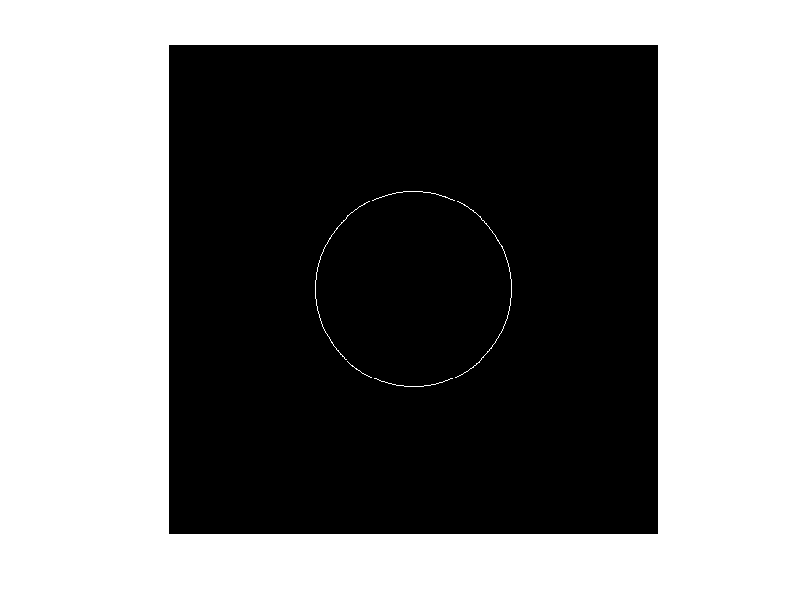

This chart was generated by the following MATLAB code:
clc;
clear;
close all;

shoa=100;
xcenter=250;
ycenter=250;
img=zeros(500);
for theta =0:1/shoa:2*pi
    x = round(shoa * cos(theta)) + xcenter;
    y = round(shoa * sin(theta)) + ycenter;
    img(x,y)=1;
end
imshow(img);